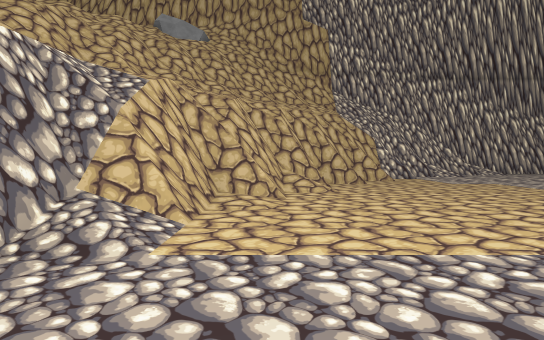
View 1 (above)

24 first-person views from a walk through a 3-D level made in the Unity game engine. The camera is 1.2 m above the floor, tilts 2° down and sees 75° across. The floor is counted in squares, 2 m on a side. Each view is taken from the middle of a square. On the plan, view 1 faces up. The plan holds only what a view shows up to about 10 squares ahead; the rest is blank. The place goes on beyond the plan. The player is left out.

View 2
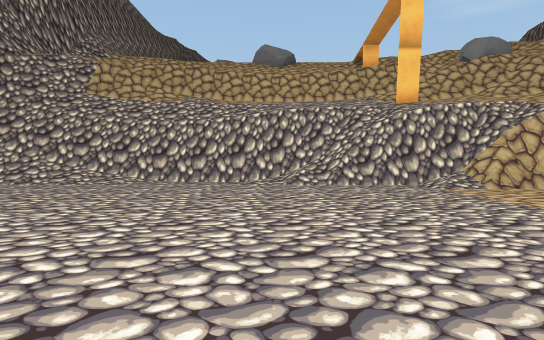

View 3
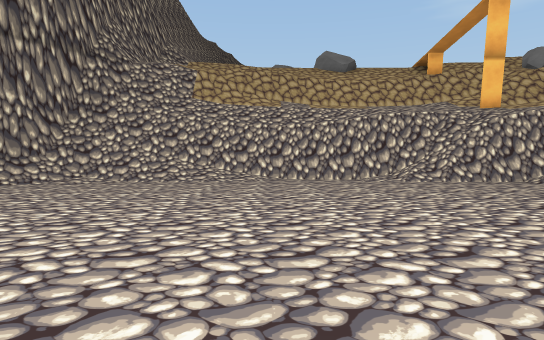

View 4
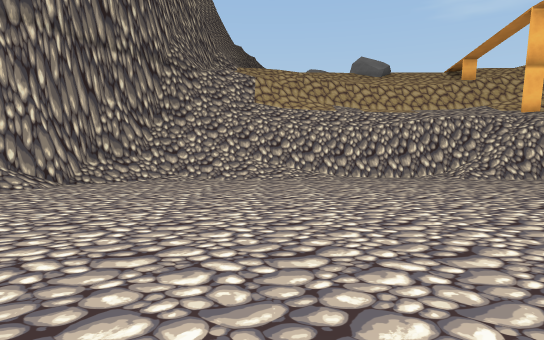

View 5
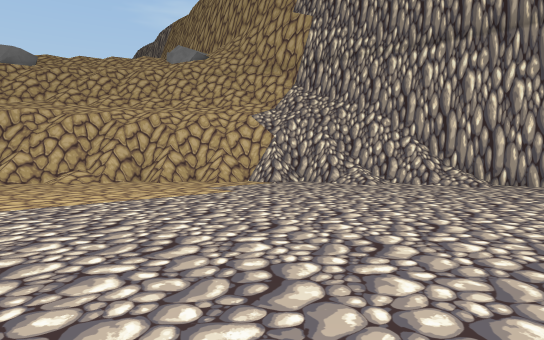

View 6
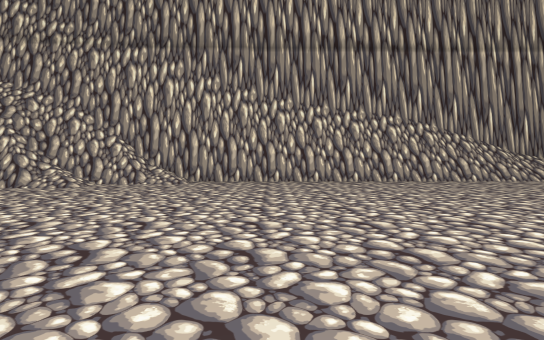

View 7
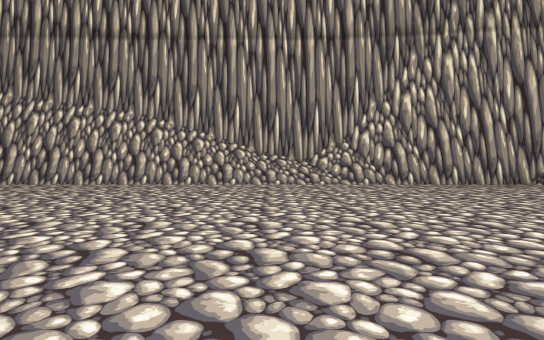

View 8
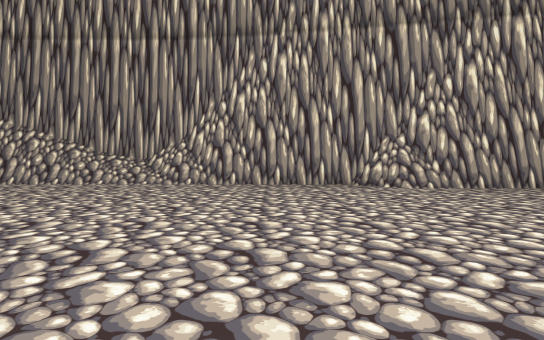

View 9
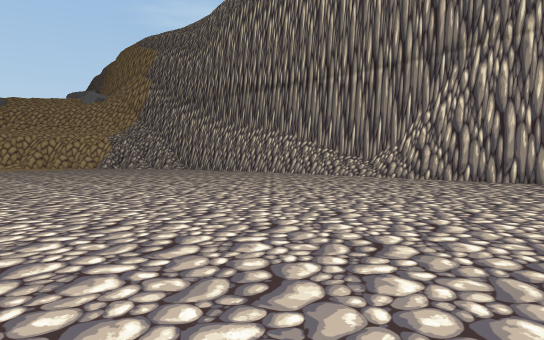

View 10
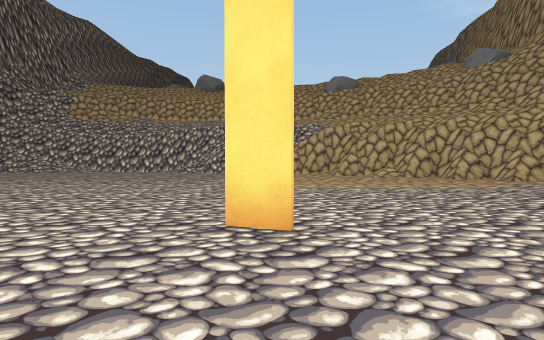

View 11
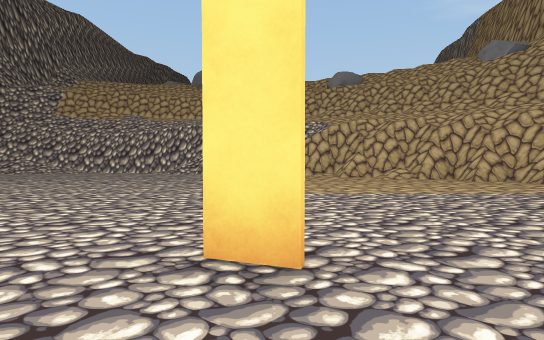

View 12
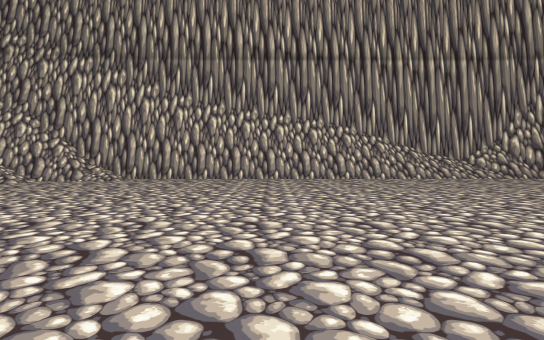

View 13
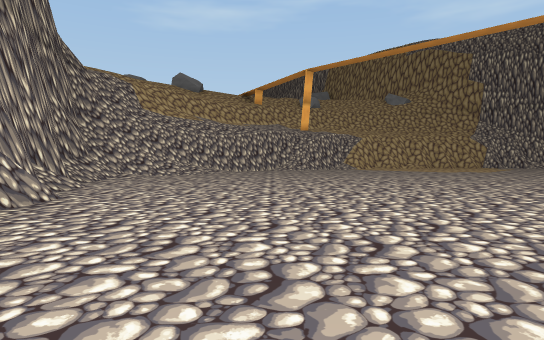

View 14
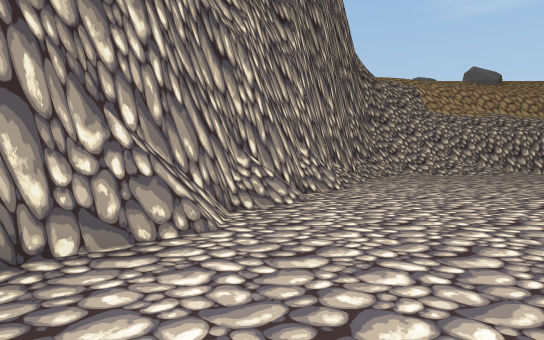

View 15
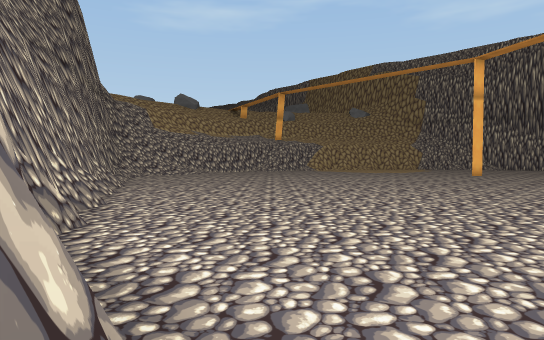

View 16
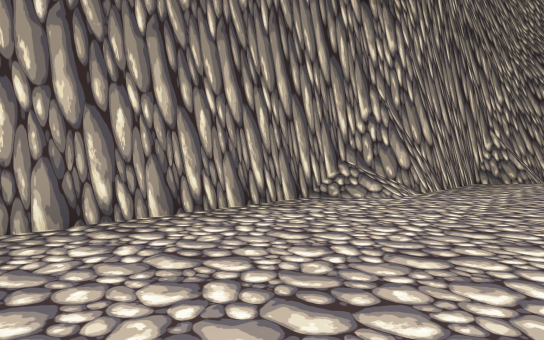

View 17
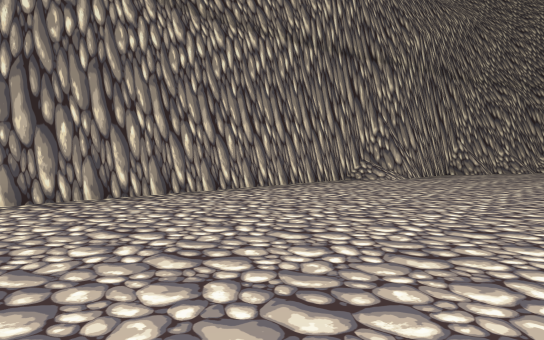

View 18
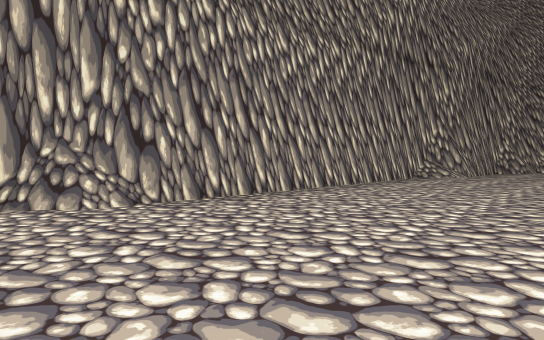

View 19
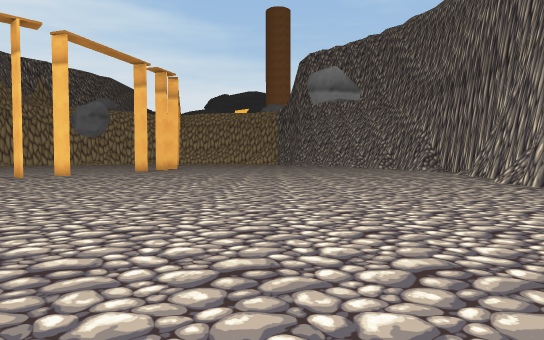

View 20
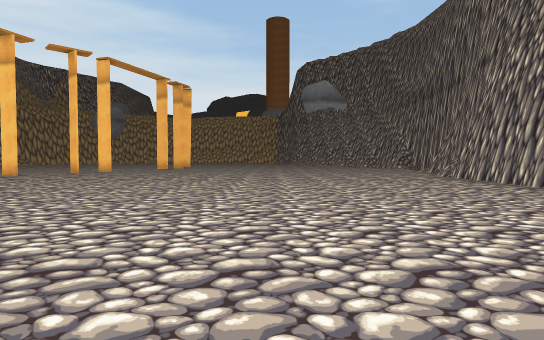

View 21
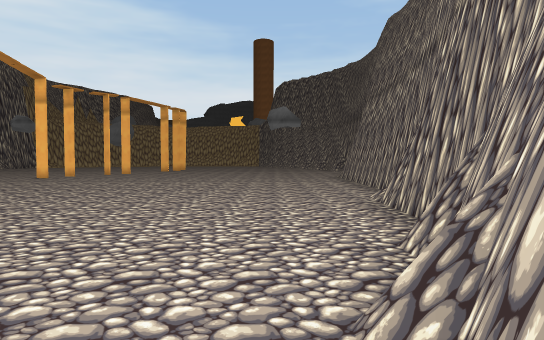

View 22
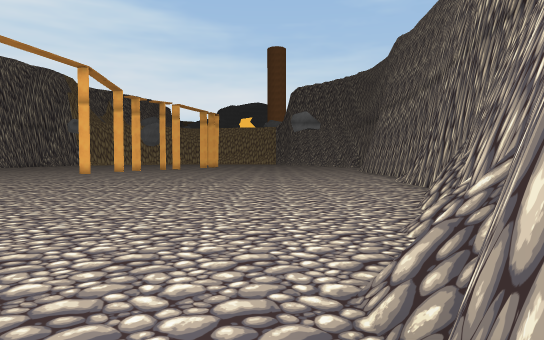

View 23
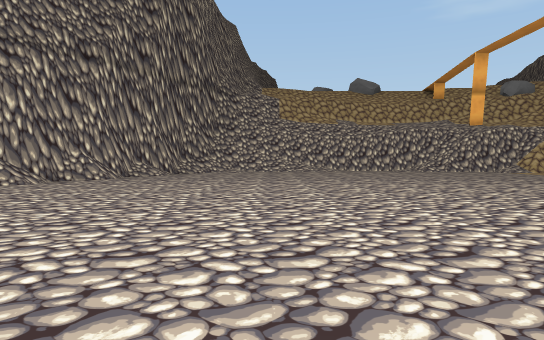

View 24
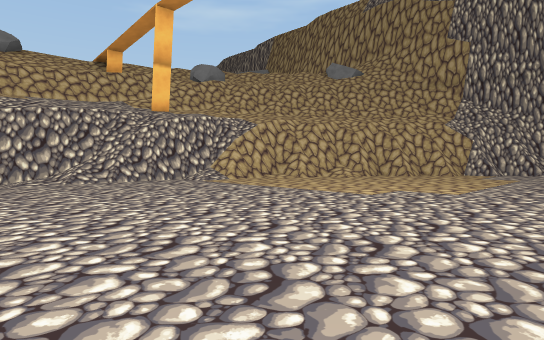

### Floor plan
Key: @ floor where view 1 was taken; # wall or solid block; . main floor; : floor 0.5 m higher than the main floor; + floor 0.75 m higher than the main floor; * floor 1 m higher than the main floor; / step, stairs or slope.
Columns run from 3 left of view 1 to 25 right of it. Each row starts with its distance up from view 1.
 14                   #####
 13         ############//######
 12        ###//...............##
 11       ###/...................
 10      ###.....................
  9     ###.....................
  8    ##/......................
  7    #/.......................
  6   ##/.......................
  5   #/........................
  4  ##.........................
  3  #/.........#...       .....
  2  #.............
  1 ##............
  0 ##.@.........
 -1 #/.........
 -2 #..........
 -3 #...........
 -4 #...............        .. ..
 -5 #/..............       ......
 -6 #/.................  ........
 -7 #/................. .........
 -8 #/...........................
 -9 ##/..........................
-10  #+/.........................
-11  ###:/.......................
-12    ###*......................
-13      ###+....................
-14        ####..................
-15           ###................
-16             #####/...........
-17                 ############.
-18                           ###

Positions as (right, up) in squares from view 1, and headings:
1: (0, 0), facing up
2: (6, -1), facing left
3: (7, -4), facing left
4: (8, -6), facing left
5: (10, 4), facing up-left
6: (10, 4), facing up
7: (17, 5), facing up
8: (21, 5), facing up
9: (24, 3), facing up-left
10: (12, 3), facing left
11: (11, 3), facing left
12: (12, 3), facing up
13: (9, -13), facing up-left
14: (10, -13), facing left
15: (14, -16), facing up-left
16: (19, -13), facing down-left
17: (23, -11), facing down-left
18: (25, -12), facing down-left
19: (15, -11), facing right
20: (12, -11), facing right
21: (5, -13), facing right
22: (1, -11), facing right
23: (13, -7), facing left
24: (7, -3), facing up-left
